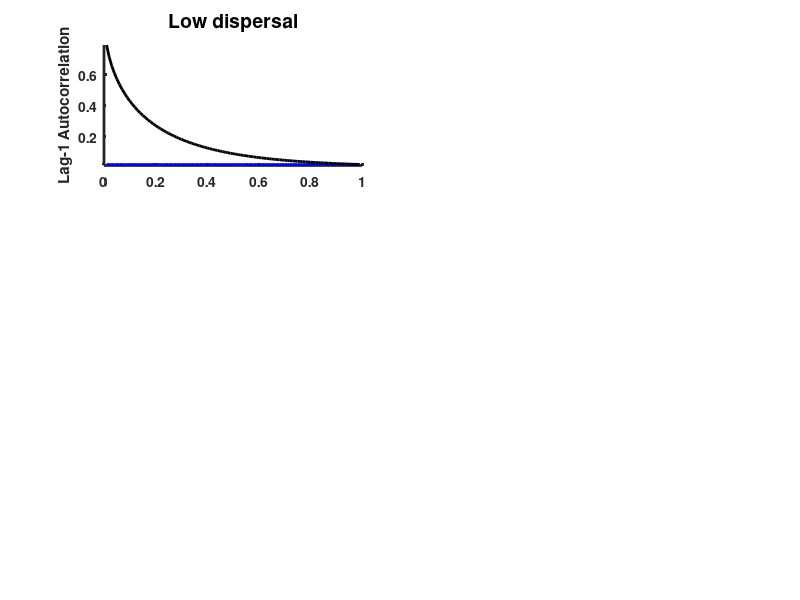

Reproduce this figure in MATLAB. (Note: this script raises an error after producing the figure.)
sigma_mu = 5e-2;
b1 = 1;
b2_vec = linspace(1e-2, 1-1e-2, 1e2-1);
len_b2 = length(b2_vec);
d_vec = [0.01 1];
len_d = length(d_vec);
[acf1_x1, acf1_x2, v_x1, v_x2, cv_x1, cv_x2] = deal(zeros(len_b2,len_d));

for ind_b2 = 1:len_b2
    b2 = b2_vec(ind_b2);
    
    for ind_d = 1:len_d
        d = d_vec(ind_d);
        
        m1 = 1 + sqrt(b1);
        m2 = 1 + sqrt(b2);
        a_11 = b1 - 1 + 4*m1 - 3*m1^2 - d;
        a_22 = b2 - 1 + 4*m2 - 3*m2^2 - d;
        a_12 = d;
        a_21 = d;
        d_11 = sigma_mu^2*m1^2;
        d_22 = sigma_mu^2*m2^2;
        tr = a_11 + a_22;
        dt = a_11*a_22 - a_12*a_21;
        s1 = @(omega)(d_11*a_22^2+d_22*a_12^2+d_11*omega.^2)./((omega.^2-dt).^2+tr^2*omega.^2);
        s2 = @(omega)(d_22*a_11^2+d_11*a_21^2+d_22*omega.^2)./((omega.^2-dt).^2+tr^2*omega.^2);
        t1 = @(omega)cos(omega).*(d_11*a_22^2+d_22*a_12^2+d_11*omega.^2)./((omega.^2-dt).^2+tr^2*omega.^2);
        t2 = @(omega)cos(omega).*(d_22*a_11^2+d_11*a_21^2+d_22*omega.^2)./((omega.^2-dt).^2+tr^2*omega.^2);
        
        v_x1(ind_b2,ind_d) = (1/pi)*integral(s1,0,Inf,'AbsTol',1e-6,'RelTol',1e-3);
        
        v_x2(ind_b2,ind_d) = (1/pi)*integral(s2,0,Inf,'AbsTol',1e-6,'RelTol',1e-3);
        
        acf1_x1(ind_b2,ind_d) = (1/pi)*integral(t1,0,Inf,'AbsTol',1e-6,'RelTol',1e-3)./v_x1(ind_b2,ind_d);
        
        acf1_x2(ind_b2,ind_d) = (1/pi)*integral(t2,0,Inf,'AbsTol',1e-6,'RelTol',1e-3)./v_x2(ind_b2,ind_d);
        
        cv_x1(ind_b2,ind_d) = sqrt(v_x1(ind_b2,ind_d))/m1;
        
        cv_x2(ind_b2,ind_d) = sqrt(v_x2(ind_b2,ind_d))/m2;
    end
end

cases_x1 = repelem({acf1_x1, v_x1, cv_x1}, 1, len_d);
cases_x2 = repelem({acf1_x2, v_x2, cv_x2}, 1, len_d);

lw = 2;

ind_cases = 1;
subplot(3,2,ind_cases);
hold all
plot(b2_vec, cases_x1{ind_cases}(:,ind_cases),'b-','LineWidth',lw);
plot(b2_vec, cases_x2{ind_cases}(:,ind_cases),'k-','LineWidth',lw);
title('Low dispersal','FontWeight','bold','FontSize',14);
ylabel('Lag-1 Autocorrelation');
ylim([min([cases_x1{ind_cases}(:); cases_x2{ind_cases}(:)]) max([cases_x1{ind_cases}(:); cases_x2{ind_cases}(:)])]);
hold off

ax = gca;
set(ax,'FontWeight','bold','LineWidth',lw);
ax.XAxis.TickLength = [0.025 0.025];
ax.YAxis.TickLength = [0.025 0.025];

ind_cases = 2;
subplot(3,2,ind_cases);
hold all
plot(b2_vec, cases_x1{ind_cases}(:,ind_cases),'b-','LineWidth',lw);
plot(b2_vec, cases_x2{ind_cases}(:,ind_cases),'k-','LineWidth',lw);
title('High dispersal','FontWeight','bold','FontSize',14);
ylim([min([cases_x1{ind_cases}(:); cases_x2{ind_cases}(:)]) max([cases_x1{ind_cases}(:); cases_x2{ind_cases}(:)])]);
hold off

ax = gca;
set(ax,'FontWeight','bold','LineWidth',lw);
ax.XAxis.TickLength = [0.025 0.025];
ax.YAxis.TickLength = [0.025 0.025];

ind_cases = 3;
subplot(3,2,ind_cases);
hold all
plot(b2_vec, cases_x1{ind_cases}(:,ind_cases-2),'b-','LineWidth',lw);
plot(b2_vec, cases_x2{ind_cases}(:,ind_cases-2),'k-','LineWidth',lw);
ylabel('Variance');
ylim([min([cases_x1{ind_cases}(:); cases_x2{ind_cases}(:)]) max([cases_x1{ind_cases}(:); cases_x2{ind_cases}(:)])]);
hold off

ax = gca;
set(ax,'FontWeight','bold','LineWidth',lw,'YScale','linear','YMinorTick','off');
ax.XAxis.TickLength = [0.025 0.025];
ax.YAxis.TickLength = [0.025 0.025];

ind_cases = 4;
subplot(3,2,ind_cases);
hold all
h1 = plot(b2_vec, cases_x1{ind_cases}(:,ind_cases-2),'b-','LineWidth',lw);
h2 = plot(b2_vec, cases_x2{ind_cases}(:,ind_cases-2),'k-','LineWidth',lw);
s = {' x_1',' x_2'};
f = legend([h1,h2],s);
set(f,'Location','NorthEast','box','off');
ylim([min([cases_x1{ind_cases}(:); cases_x2{ind_cases}(:)]) max([cases_x1{ind_cases}(:); cases_x2{ind_cases}(:)])]);
hold off

ax = gca;
set(ax,'FontWeight','bold','LineWidth',lw,'YScale','linear','YMinorTick','off');
ax.XAxis.TickLength = [0.025 0.025];
ax.YAxis.TickLength = [0.025 0.025];

ind_cases = 5;
subplot(3,2,ind_cases);
hold all
plot(b2_vec, cases_x1{ind_cases}(:,ind_cases-4),'b-','LineWidth',lw);
plot(b2_vec, cases_x2{ind_cases}(:,ind_cases-4),'k-','LineWidth',lw);
ylabel('CV');
xlabel('{\boldmath$\beta_2$}','FontWeight','bold','interpreter','latex');
ylim([min([cases_x1{ind_cases}(:); cases_x2{ind_cases}(:)]) max([cases_x1{ind_cases}(:); cases_x2{ind_cases}(:)])]);
hold off

ax = gca;
set(ax,'FontWeight','bold','LineWidth',lw,'YScale','linear','YMinorTick','off');
ax.XAxis.TickLength = [0.025 0.025];
ax.YAxis.TickLength = [0.025 0.025];

ind_cases = 6;
subplot(3,2,ind_cases);
hold all
plot(b2_vec, cases_x1{ind_cases}(:,ind_cases-4),'b-','LineWidth',lw);
plot(b2_vec, cases_x2{ind_cases}(:,ind_cases-4),'k-','LineWidth',lw);
xlabel('{\boldmath$\beta_2$}','FontWeight','bold','interpreter','latex');
ylim([min([cases_x1{ind_cases}(:); cases_x2{ind_cases}(:)]) max([cases_x1{ind_cases}(:); cases_x2{ind_cases}(:)])]);
hold off

ax = gca;
set(ax,'FontWeight','bold','LineWidth',lw,'YScale','linear','YMinorTick','off');
ax.XAxis.TickLength = [0.025 0.025];
ax.YAxis.TickLength = [0.025 0.025];

export_fig Fig6 -pdf -painters -transparent